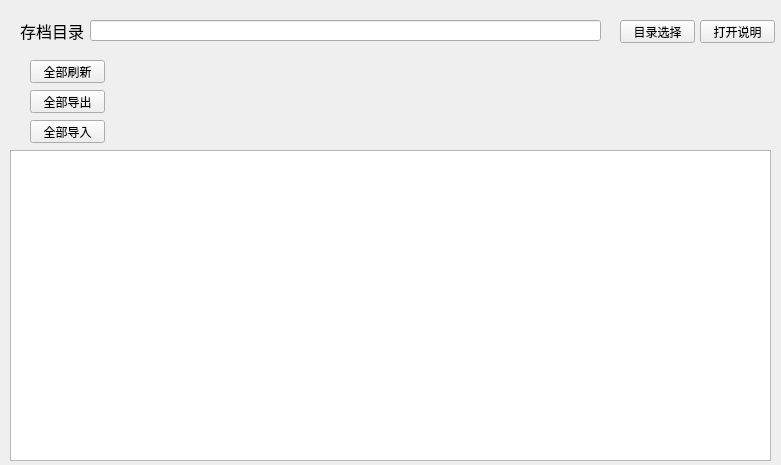
<?xml version="1.0" encoding="UTF-8"?>
<ui version="4.0">
 <class>form_base</class>
 <widget class="QWidget" name="form_base">
  <property name="geometry">
   <rect>
    <x>0</x>
    <y>0</y>
    <width>781</width>
    <height>465</height>
   </rect>
  </property>
  <property name="windowTitle">
   <string>世界ORPG存取档管理器v1.0 by 执着的小浮云</string>
  </property>
  <property name="toolTip">
   <string>&lt;html&gt;&lt;head/&gt;&lt;body&gt;&lt;p&gt;&lt;br/&gt;&lt;/p&gt;&lt;/body&gt;&lt;/html&gt;</string>
  </property>
  <widget class="QLabel" name="label_path">
   <property name="geometry">
    <rect>
     <x>20</x>
     <y>20</y>
     <width>71</width>
     <height>21</height>
    </rect>
   </property>
   <property name="font">
    <font>
     <family>微软雅黑</family>
     <pointsize>12</pointsize>
     <weight>50</weight>
     <bold>false</bold>
    </font>
   </property>
   <property name="text">
    <string>存档目录</string>
   </property>
  </widget>
  <widget class="QLineEdit" name="line_path">
   <property name="geometry">
    <rect>
     <x>90</x>
     <y>20</y>
     <width>511</width>
     <height>21</height>
    </rect>
   </property>
  </widget>
  <widget class="QPushButton" name="button_choose_dict">
   <property name="geometry">
    <rect>
     <x>620</x>
     <y>20</y>
     <width>75</width>
     <height>23</height>
    </rect>
   </property>
   <property name="font">
    <font>
     <family>微软雅黑</family>
    </font>
   </property>
   <property name="text">
    <string>目录选择</string>
   </property>
  </widget>
  <widget class="QPushButton" name="botton_refresh">
   <property name="geometry">
    <rect>
     <x>30</x>
     <y>60</y>
     <width>75</width>
     <height>23</height>
    </rect>
   </property>
   <property name="text">
    <string>全部刷新</string>
   </property>
  </widget>
  <widget class="QTableView" name="table_data">
   <property name="geometry">
    <rect>
     <x>10</x>
     <y>150</y>
     <width>761</width>
     <height>311</height>
    </rect>
   </property>
  </widget>
  <widget class="QLabel" name="label_tips">
   <property name="geometry">
    <rect>
     <x>120</x>
     <y>80</y>
     <width>551</width>
     <height>51</height>
    </rect>
   </property>
   <property name="text">
    <string/>
   </property>
  </widget>
  <widget class="QPushButton" name="button_export">
   <property name="geometry">
    <rect>
     <x>30</x>
     <y>90</y>
     <width>75</width>
     <height>23</height>
    </rect>
   </property>
   <property name="text">
    <string>全部导出</string>
   </property>
  </widget>
  <widget class="QPushButton" name="button_import">
   <property name="geometry">
    <rect>
     <x>30</x>
     <y>120</y>
     <width>75</width>
     <height>23</height>
    </rect>
   </property>
   <property name="text">
    <string>全部导入</string>
   </property>
  </widget>
  <widget class="QPushButton" name="button_introduction">
   <property name="geometry">
    <rect>
     <x>700</x>
     <y>20</y>
     <width>75</width>
     <height>23</height>
    </rect>
   </property>
   <property name="font">
    <font>
     <family>微软雅黑</family>
    </font>
   </property>
   <property name="text">
    <string>打开说明</string>
   </property>
  </widget>
 </widget>
 <resources/>
 <connections/>
</ui>
